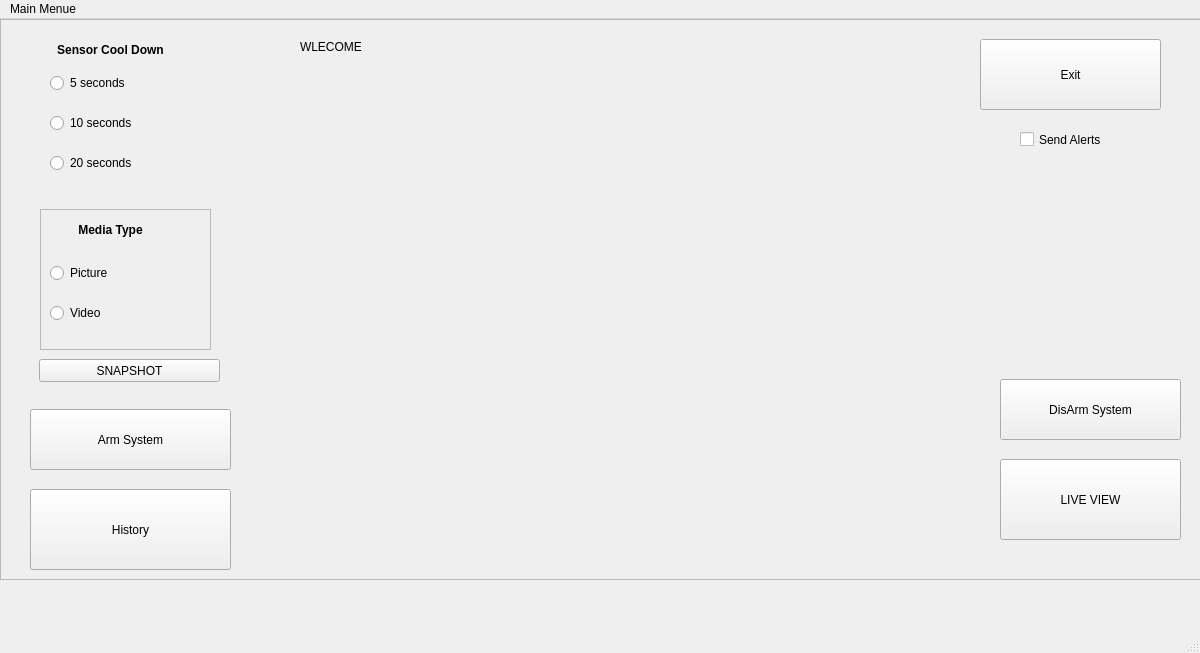
<?xml version="1.0" encoding="UTF-8"?>
<ui version="4.0">
 <class>MainWindow</class>
 <widget class="QMainWindow" name="MainWindow">
  <property name="geometry">
   <rect>
    <x>0</x>
    <y>0</y>
    <width>1200</width>
    <height>653</height>
   </rect>
  </property>
  <property name="minimumSize">
   <size>
    <width>800</width>
    <height>0</height>
   </size>
  </property>
  <property name="windowTitle">
   <string>MainWindow</string>
  </property>
  <widget class="QWidget" name="centralwidget">
   <widget class="QFrame" name="frame_2">
    <property name="geometry">
     <rect>
      <x>0</x>
      <y>0</y>
      <width>1211</width>
      <height>561</height>
     </rect>
    </property>
    <property name="frameShape">
     <enum>QFrame::StyledPanel</enum>
    </property>
    <property name="frameShadow">
     <enum>QFrame::Raised</enum>
    </property>
    <widget class="QPushButton" name="pushButton_4">
     <property name="geometry">
      <rect>
       <x>30</x>
       <y>470</y>
       <width>201</width>
       <height>81</height>
      </rect>
     </property>
     <property name="text">
      <string>History</string>
     </property>
    </widget>
    <widget class="QPushButton" name="pushButton_2">
     <property name="geometry">
      <rect>
       <x>30</x>
       <y>390</y>
       <width>201</width>
       <height>61</height>
      </rect>
     </property>
     <property name="text">
      <string>Arm System</string>
     </property>
    </widget>
    <widget class="QFrame" name="frame">
     <property name="geometry">
      <rect>
       <x>40</x>
       <y>190</y>
       <width>171</width>
       <height>141</height>
      </rect>
     </property>
     <property name="frameShape">
      <enum>QFrame::StyledPanel</enum>
     </property>
     <property name="frameShadow">
      <enum>QFrame::Raised</enum>
     </property>
     <widget class="QRadioButton" name="radioButton_5">
      <property name="geometry">
       <rect>
        <x>10</x>
        <y>90</y>
        <width>113</width>
        <height>28</height>
       </rect>
      </property>
      <property name="text">
       <string>Video</string>
      </property>
     </widget>
     <widget class="QRadioButton" name="radioButton_4">
      <property name="geometry">
       <rect>
        <x>10</x>
        <y>50</y>
        <width>113</width>
        <height>28</height>
       </rect>
      </property>
      <property name="text">
       <string>Picture</string>
      </property>
     </widget>
     <widget class="QLabel" name="label_2">
      <property name="geometry">
       <rect>
        <x>10</x>
        <y>10</y>
        <width>121</width>
        <height>22</height>
       </rect>
      </property>
      <property name="text">
       <string>&lt;html&gt;&lt;head/&gt;&lt;body&gt;&lt;p align=&quot;center&quot;&gt;&lt;span style=&quot; font-weight:600;&quot;&gt;Media Type&lt;/span&gt;&lt;/p&gt;&lt;/body&gt;&lt;/html&gt;</string>
      </property>
     </widget>
    </widget>
    <widget class="QRadioButton" name="radioButton_3">
     <property name="geometry">
      <rect>
       <x>50</x>
       <y>130</y>
       <width>113</width>
       <height>28</height>
      </rect>
     </property>
     <property name="text">
      <string>20 seconds</string>
     </property>
    </widget>
    <widget class="QRadioButton" name="radioButton_2">
     <property name="geometry">
      <rect>
       <x>50</x>
       <y>90</y>
       <width>113</width>
       <height>28</height>
      </rect>
     </property>
     <property name="text">
      <string>10 seconds</string>
     </property>
    </widget>
    <widget class="QLabel" name="label">
     <property name="geometry">
      <rect>
       <x>30</x>
       <y>20</y>
       <width>161</width>
       <height>22</height>
      </rect>
     </property>
     <property name="text">
      <string>&lt;html&gt;&lt;head/&gt;&lt;body&gt;&lt;p align=&quot;center&quot;&gt;&lt;span style=&quot; font-weight:600;&quot;&gt;Sensor Cool Down&lt;/span&gt;&lt;/p&gt;&lt;/body&gt;&lt;/html&gt;</string>
     </property>
    </widget>
    <widget class="QRadioButton" name="radioButton">
     <property name="geometry">
      <rect>
       <x>50</x>
       <y>50</y>
       <width>113</width>
       <height>28</height>
      </rect>
     </property>
     <property name="text">
      <string>5 seconds</string>
     </property>
    </widget>
    <widget class="QPushButton" name="pushButton_5">
     <property name="geometry">
      <rect>
       <x>980</x>
       <y>20</y>
       <width>181</width>
       <height>71</height>
      </rect>
     </property>
     <property name="text">
      <string>Exit</string>
     </property>
    </widget>
    <widget class="QPushButton" name="pushButton_3">
     <property name="geometry">
      <rect>
       <x>1000</x>
       <y>360</y>
       <width>181</width>
       <height>61</height>
      </rect>
     </property>
     <property name="text">
      <string>DisArm System</string>
     </property>
    </widget>
    <widget class="QPushButton" name="pushButton">
     <property name="geometry">
      <rect>
       <x>1000</x>
       <y>440</y>
       <width>181</width>
       <height>81</height>
      </rect>
     </property>
     <property name="text">
      <string>LIVE VIEW</string>
     </property>
    </widget>
    <widget class="QPushButton" name="pushButton_6">
     <property name="geometry">
      <rect>
       <x>39</x>
       <y>340</y>
       <width>181</width>
       <height>23</height>
      </rect>
     </property>
     <property name="text">
      <string>SNAPSHOT</string>
     </property>
    </widget>
    <widget class="QLabel" name="label_3">
     <property name="geometry">
      <rect>
       <x>300</x>
       <y>20</y>
       <width>391</width>
       <height>16</height>
      </rect>
     </property>
     <property name="text">
      <string>WLECOME </string>
     </property>
    </widget>
    <widget class="QCheckBox" name="checkBox">
     <property name="geometry">
      <rect>
       <x>1020</x>
       <y>110</y>
       <width>101</width>
       <height>21</height>
      </rect>
     </property>
     <property name="text">
      <string>Send Alerts</string>
     </property>
    </widget>
   </widget>
  </widget>
  <widget class="QMenuBar" name="menubar">
   <property name="geometry">
    <rect>
     <x>0</x>
     <y>0</y>
     <width>1200</width>
     <height>20</height>
    </rect>
   </property>
   <widget class="QMenu" name="menuMain_Menue">
    <property name="title">
     <string>Main Menue</string>
    </property>
   </widget>
   <addaction name="menuMain_Menue"/>
  </widget>
  <widget class="QStatusBar" name="statusbar"/>
 </widget>
 <resources/>
 <connections/>
</ui>
